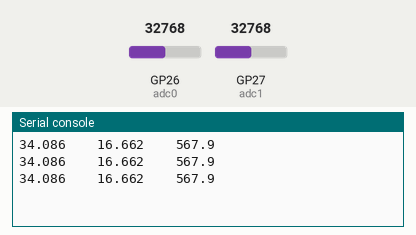
Simulated run of this program. Board: Raspberry Pi Pico running MicroPython. On the bench: the last lines printed to the serial console. Inputs (shaded band) come from the test bench; at power-on: GP26 (adc0) = 32768, GP27 (adc1) = 32768 (analog values on the 0–65535 scale).

Above: at 1.2 s.
1.3 s: GP26 (adc0) set to 45874
At 1.9 s:
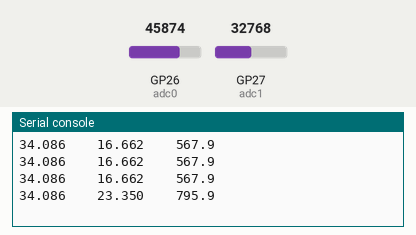
2.8 s: GP27 (adc1) set to 45874
At 3.4 s:
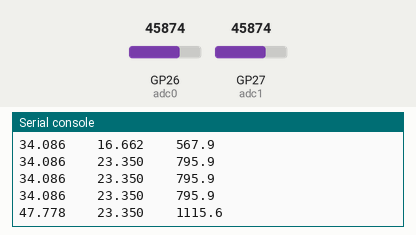
4.3 s: GP26 (adc0) set to 57670
At 4.9 s:
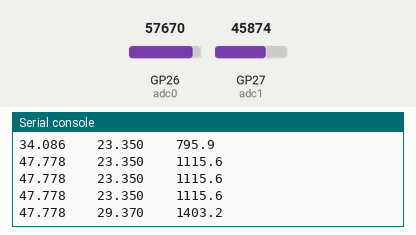
5.8 s: GP27 (adc1) set to 57670
At 6.4 s:
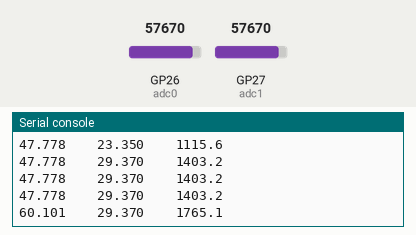
Timing chart, 0 to 8.3 s (numbered marks = the images above; inputs shaded):
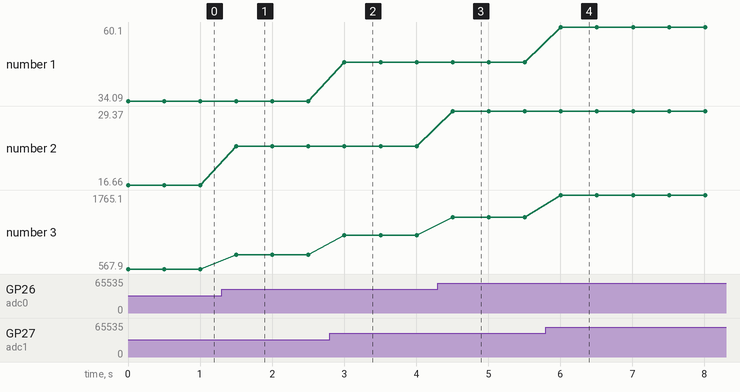

Measured:
- after the input at 1.3 s, the serial console: prints a new line after 0.20 s (image 1)
- after the input at 2.8 s, the serial console: prints a new line after 0.20 s (image 2)
- after the input at 4.3 s, the serial console: prints a new line after 0.21 s (image 3)
- after the input at 5.8 s, the serial console: prints a new line after 0.21 s (image 4)
- plotted number 1: 34.09 → 47.78 after the input at 2.8 s, 47.78 → 60.1 after the input at 5.8 s
- plotted number 2: 16.66 → 23.35 after the input at 1.3 s, 23.35 → 29.37 after the input at 4.3 s
- plotted number 3: 567.9 → 795.9 after the input at 1.3 s, 795.9 → 1115.6 after the input at 2.8 s, 1115.6 → 1403.2 after the input at 4.3 s, 1403.2 → 1765.1 after the input at 5.8 s

The program:

solartrack_01.py
```python
from machine import Pin, ADC
import time

# ADC
a0 = Pin(26, Pin.IN)				  # this is needed to turn input to high impedance
a1 = Pin(27, Pin.IN)				  # this is needed to turn input to high impedance
adc0 = ADC(0)		# Pin 31
adc1 = ADC(1)		# Pin 32


class Measure_VI():
    def __init__(self, adc0, adc1):
        self.adc0 = adc0
        self.adc1 = adc1
        self.offset0 = -0.006
        self.k0 = 0.98522
        self.offset1 = -0.007
        self.k1 = 0.98791
        self.ifactor = 10.2866779
        self.vfactor = 21
        self.nbmean = 3

    def readADC0(self, nb):
        v = 0
        for i in range(0,nb):
            v += self.adc0.read_u16()
        v = v/nb * 3.3 / (65535)
        v += self.offset0
        v *= self.k0
        return v

    def readADC1(self, nb):
        v = 0
        for i in range(0,nb):
            v += adc1.read_u16()
        v = v/nb * 3.3 / (65535)
        v += self.offset1
        v *= self.k1
        return v

    def get_I(self):
        v = self.readADC0(self.nbmean)
        i = v * self.ifactor
        return i

    def get_V(self):
        v = self.readADC1(self.nbmean)
        v = v * self.vfactor
        return v

    def get_VIP(self):
        i = self.get_I()
        v = self.get_V()
        p = v * i
        return v, i, p

def print_format(vvect):
    # print elements of vvect (list of voltages) in tabular form

    for v in vvect:
        vs = "%1.3f" % v
        print(vs, end = "\t")
    print()

#-----------------------

meas = Measure_VI(adc0, adc1)


while True:
    #i = meas.get_I()
    #v = meas.readADC1(1)
    #v = meas.get_V()
    v, i, p = meas.get_VIP()
    #v = readADC0(10)
    #v = v * 10 * 10.2866779
    #print("%2.2f" % v)
    print("%2.3f" % v, '\t', "%2.3f" % i, '\t', "%3.1f" % p)
    time.sleep(0.5)
```
